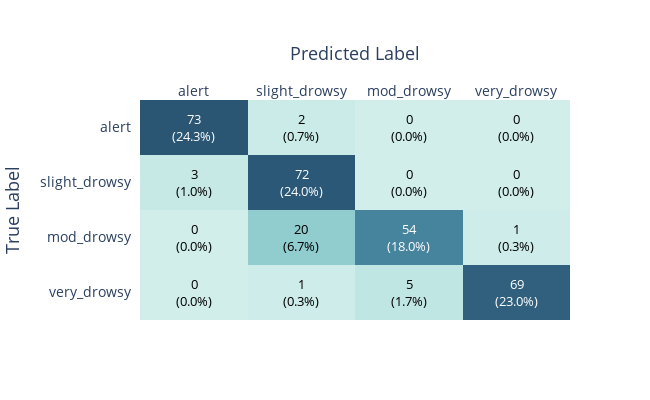

Notebook code cell kept with this figure:
### Code cell
# Construct a visualization for the confusion matrix
z_test = confusion_matrix(test_true,test_pred)

# reformat the matrix
z_test[[0,1,2,3],:] = z_test[[3,2,1,0],:]

x = ['alert','slight_drowsy','mod_drowsy','very_drowsy']
y = ['very_drowsy','mod_drowsy', 'slight_drowsy', 'alert']

def format_text(z):
    """
    This function receives the confusion matrix values and formats the text
    to display in the matrix with the value and percentage of total data.
    """
    return f'{z}<br>({z / np.sum(z_test) * 100:.1f}%)'

z_text = np.vectorize(format_text)(z_test)

heatmap = ff.create_annotated_heatmap(z_test, x=x, y=y, annotation_text=z_text, colorscale='teal')
heatmap.update_layout(height=400,width=650,
                      xaxis=dict(title="Predicted Label", title_font=dict(size=18), tickfont=dict(size=14)),
                      yaxis=dict(title="True Label", title_font=dict(size=18), tickfont=dict(size=14)))
# Modify the font size of the annotations
for annotation in heatmap.layout.annotations:
    annotation.font.size = 13
heatmap.show()

### Figure 1 — Plotly figure (JSON) as saved in the notebook; plotly's stock layout.template omitted (floating-point values rounded to 4 significant figures)
{"data": [{"colorscale": [[0, "rgb(209, 238, 234)"], [0.1667, "rgb(168, 219, 217)"], [0.3333, "rgb(133, 196, 201)"], [0.5, "rgb(104, 171, 184)"], [0.6667, "rgb(79, 144, 166)"], [0.8333, "rgb(59, 115, 143)"], [1, "rgb(42, 86, 116)"]], "reversescale": false, "showscale": false, "type": "heatmap", "x": ["alert", "slight_drowsy", "mod_drowsy", "very_drowsy"], "y": ["very_drowsy", "mod_drowsy", "slight_drowsy", "alert"], "z": [[0, 1, 5, 69], [0, 20, 54, 1], [3, 72, 0, 0], [73, 2, 0, 0]]}], "layout": {"annotations": [{"font": {"color": "#000000", "size": 13}, "showarrow": false, "text": "0<br>(0.0%)", "x": "alert", "xref": "x", "y": "very_drowsy", "yref": "y"}, {"font": {"color": "#000000", "size": 13}, "showarrow": false, "text": "1<br>(0.3%)", "x": "slight_drowsy", "xref": "x", "y": "very_drowsy", "yref": "y"}, {"font": {"color": "#000000", "size": 13}, "showarrow": false, "text": "5<br>(1.7%)", "x": "mod_drowsy", "xref": "x", "y": "very_drowsy", "yref": "y"}, {"font": {"color": "#FFFFFF", "size": 13}, "showarrow": false, "text": "69<br>(23.0%)", "x": "very_drowsy", "xref": "x", "y": "very_drowsy", "yref": "y"}, {"font": {"color": "#000000", "size": 13}, "showarrow": false, "text": "0<br>(0.0%)", "x": "alert", "xref": "x", "y": "mod_drowsy", "yref": "y"}, {"font": {"color": "#000000", "size": 13}, "showarrow": false, "text": "20<br>(6.7%)", "x": "slight_drowsy", "xref": "x", "y": "mod_drowsy", "yref": "y"}, {"font": {"color": "#FFFFFF", "size": 13}, "showarrow": false, "text": "54<br>(18.0%)", "x": "mod_drowsy", "xref": "x", "y": "mod_drowsy", "yref": "y"}, {"font": {"color": "#000000", "size": 13}, "showarrow": false, "text": "1<br>(0.3%)", "x": "very_drowsy", "xref": "x", "y": "mod_drowsy", "yref": "y"}, {"font": {"color": "#000000", "size": 13}, "showarrow": false, "text": "3<br>(1.0%)", "x": "alert", "xref": "x", "y": "slight_drowsy", "yref": "y"}, {"font": {"color": "#FFFFFF", "size": 13}, "showarrow": false, "text": "72<br>(24.0%)", "x": "slight_drowsy", "xref": "x", "y": "slight_drowsy", "yref": "y"}, {"font": {"color": "#000000", "size": 13}, "showarrow": false, "text": "0<br>(0.0%)", "x": "mod_drowsy", "xref": "x", "y": "slight_drowsy", "yref": "y"}, {"font": {"color": "#000000", "size": 13}, "showarrow": false, "text": "0<br>(0.0%)", "x": "very_drowsy", "xref": "x", "y": "slight_drowsy", "yref": "y"}, {"font": {"color": "#FFFFFF", "size": 13}, "showarrow": false, "text": "73<br>(24.3%)", "x": "alert", "xref": "x", "y": "alert", "yref": "y"}, {"font": {"color": "#000000", "size": 13}, "showarrow": false, "text": "2<br>(0.7%)", "x": "slight_drowsy", "xref": "x", "y": "alert", "yref": "y"}, {"font": {"color": "#000000", "size": 13}, "showarrow": false, "text": "0<br>(0.0%)", "x": "mod_drowsy", "xref": "x", "y": "alert", "yref": "y"}, {"font": {"color": "#000000", "size": 13}, "showarrow": false, "text": "0<br>(0.0%)", "x": "very_drowsy", "xref": "x", "y": "alert", "yref": "y"}], "height": 400, "width": 650, "xaxis": {"dtick": 1, "gridcolor": "rgb(0, 0, 0)", "side": "top", "tickfont": {"size": 14}, "ticks": "", "title": {"font": {"size": 18}, "text": "Predicted Label"}}, "yaxis": {"dtick": 1, "tickfont": {"size": 14}, "ticks": "", "ticksuffix": "  ", "title": {"font": {"size": 18}, "text": "True Label"}}}}
